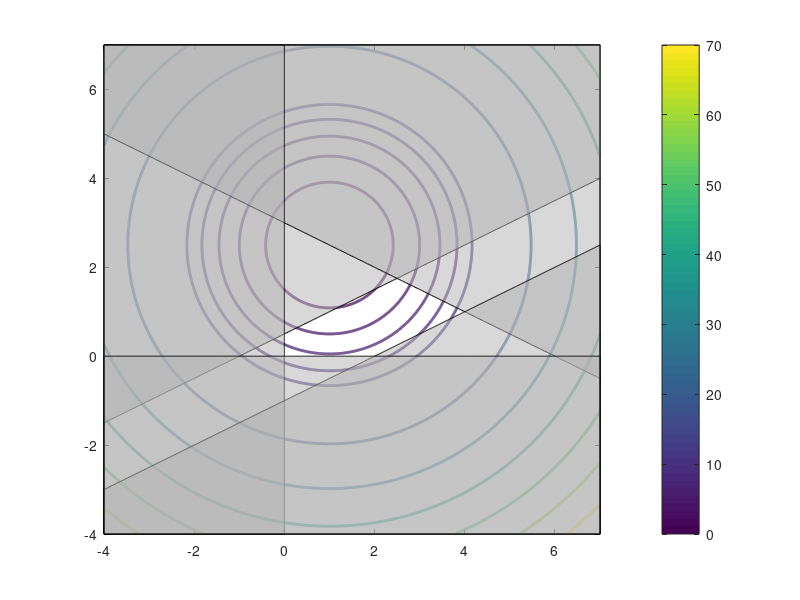

The MATLAB script that drew this image: (Note: this script raises an error after producing the figure.)
%% 1.1 Contour plot
x = -4:0.01:7;
y = -4:0.01:7;

[X,Y] = meshgrid(x,y);
F = (X - 1).^2 + (Y - 2.5).^2;
v = [0:2:10 10:10:100 100:20:200];

close all
[c,h] = contour(X,Y,F,v,'linewidth',2);
colorbar

yc1 = 2*y - 1;
yc2 = -2*y + 6;
yc3 = 0*y;
xc2 = 0*x;
xc1 = 0.5*x - 1;

% Choose either -4 or 7 depending on if you want the fill above or below
% the line
hold on
fill([yc1 -4 -4],[y y(end) y(1)], [0.7 0.7 0.7], 'facealpha', 0.5)
fill([yc2 7 7],[y y(end) y(1)], [0.7 0.7 0.7], 'facealpha', 0.5)
fill([yc3 -4 -4],[y y(end) y(1)], [0.7 0.7 0.7], 'facealpha', 0.5)
fill([x x(end) x(1)],[xc1 -4 -4], [0.7 0.7 0.7], 'facealpha', 0.5)
fill([x x(end) x(1)],[xc2 -4 -4], [0.7 0.7 0.7], 'facealpha', 0.5)
xlim([-4 7]);
ylim([-4 7]);

%% 1.2 
A = [1 -2; -1 -2; -1 2; 1 0; 0 1]';
b = [-2; -6; -2; 0; 0];

% Find a feasible initial point - doesn't work yet
Aeq = [];
beq = [];
lb = [];
ub = [];
f = [-2 -5];
rho = 7.25;
options = optimoptions('linprog','Algorithm','interior-point','Display','iter');

[x, fval, exitflag, output, lambda] = linprog(f, A, b, Aeq, beq, lb, ub, options);

%%
% Primal acive set
H = [2 0; 0 2];
g = [-2;-5];
A = [1 -2; -1 -2; -1 2; 1 0; 0 1]';
b = [-2; -6; -2; 0; 0];
x0 = [2; 0];

[x,lambda,W] = PrimalActiveSet(H,g,A,b,x0);
disp(x);

%% Dual active set
